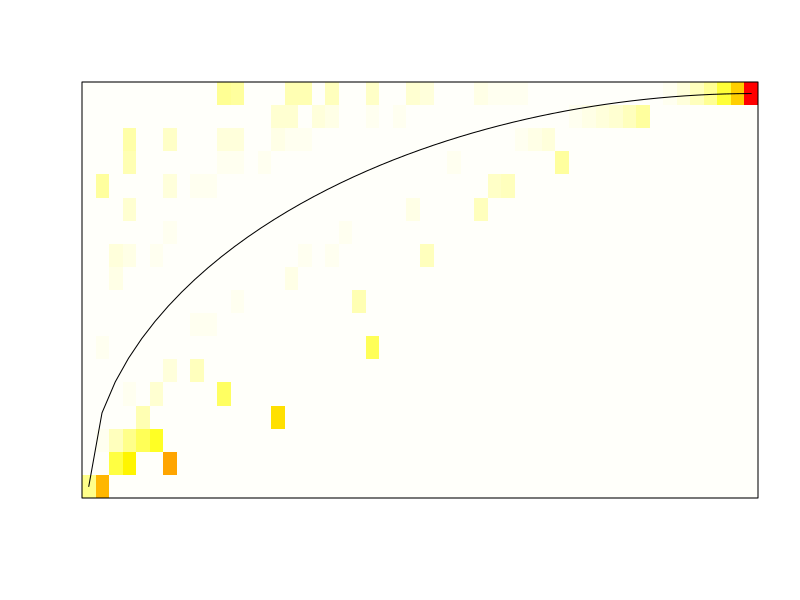
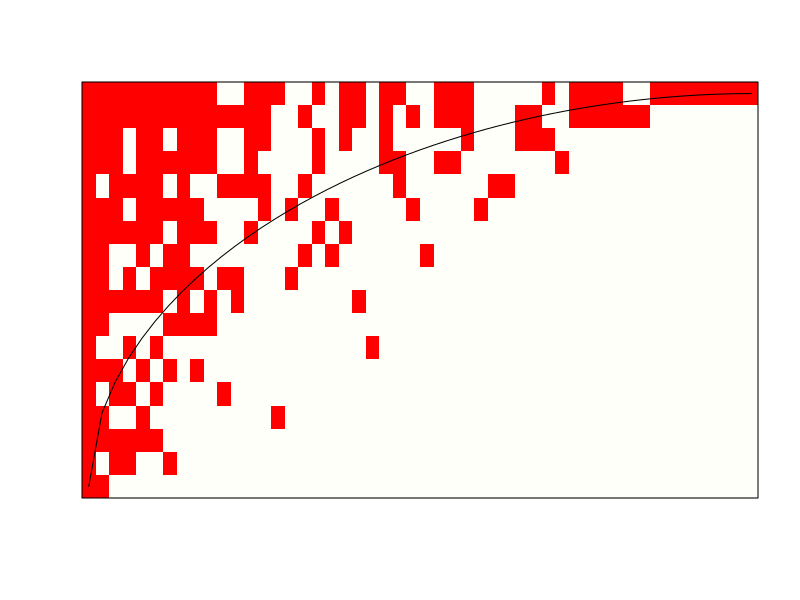

Write R code to recreate these figures, in order.
library(vegan)


### Name: nestedtemp
### Title: Nestedness Indices for Communities of Islands or Patches
### Aliases: nestedtemp nestedchecker nestedn0 nesteddisc nestednodf
###   nestedbetasor nestedbetajac plot.nestedtemp plot.nestednodf
### Keywords: univar

### ** Examples

data(sipoo)
## Matrix temperature
out <- nestedtemp(sipoo)
out
plot(out)
plot(out, kind="incid")
## Use oecosimu to assess the non-randomness of checker board units
nestedchecker(sipoo)
oecosimu(sipoo, nestedchecker, "quasiswap")
## Another Null model and standardized checkerboard score
oecosimu(sipoo, nestedchecker, "r00", statistic = "C.score")
